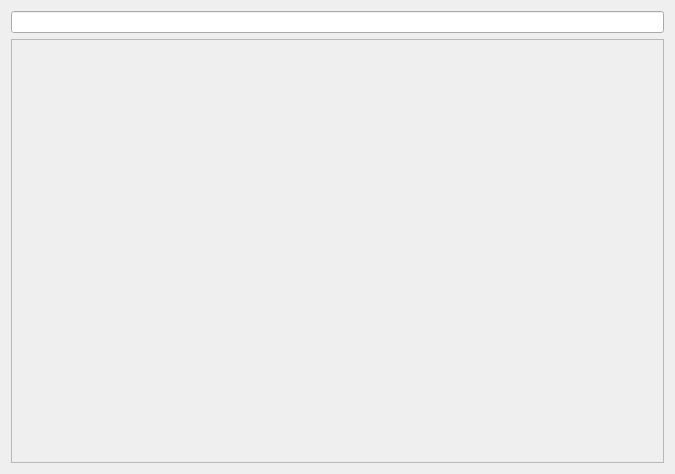
<?xml version="1.0" encoding="UTF-8"?>
<ui version="4.0">
 <class>Form</class>
 <widget class="QWidget" name="Form">
  <property name="geometry">
   <rect>
    <x>0</x>
    <y>0</y>
    <width>675</width>
    <height>474</height>
   </rect>
  </property>
  <property name="windowTitle">
   <string>Form</string>
  </property>
  <layout class="QVBoxLayout" name="verticalLayout">
   <item>
    <widget class="QLineEdit" name="searchBar"/>
   </item>
   <item>
    <widget class="QScrollArea" name="scrollArea">
     <property name="sizePolicy">
      <sizepolicy hsizetype="MinimumExpanding" vsizetype="Expanding">
       <horstretch>0</horstretch>
       <verstretch>0</verstretch>
      </sizepolicy>
     </property>
     <property name="horizontalScrollBarPolicy">
      <enum>Qt::ScrollBarAsNeeded</enum>
     </property>
     <property name="widgetResizable">
      <bool>true</bool>
     </property>
     <widget class="QWidget" name="scrollAreaWidgetContents">
      <property name="enabled">
       <bool>true</bool>
      </property>
      <property name="geometry">
       <rect>
        <x>0</x>
        <y>0</y>
        <width>659</width>
        <height>420</height>
       </rect>
      </property>
      <property name="layoutDirection">
       <enum>Qt::LeftToRight</enum>
      </property>
      <layout class="QGridLayout" name="gridLayout"/>
     </widget>
    </widget>
   </item>
  </layout>
 </widget>
 <resources/>
 <connections/>
</ui>
